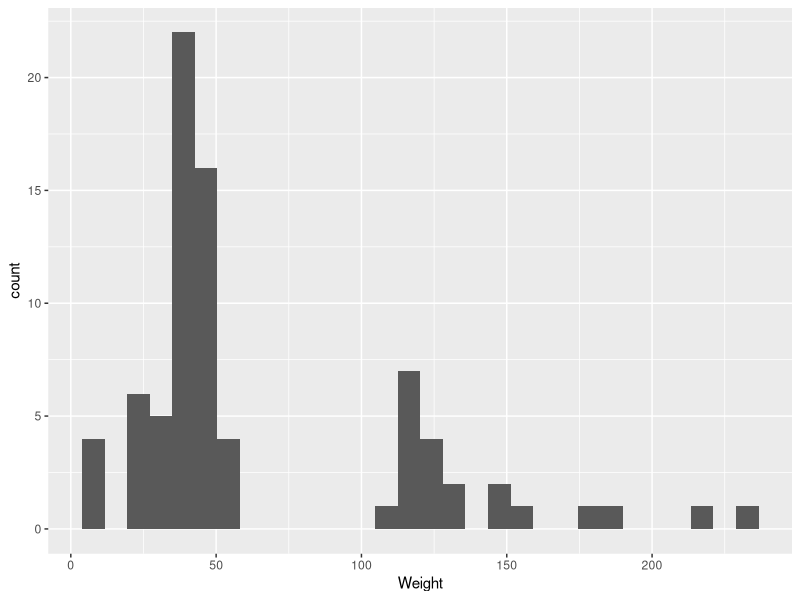
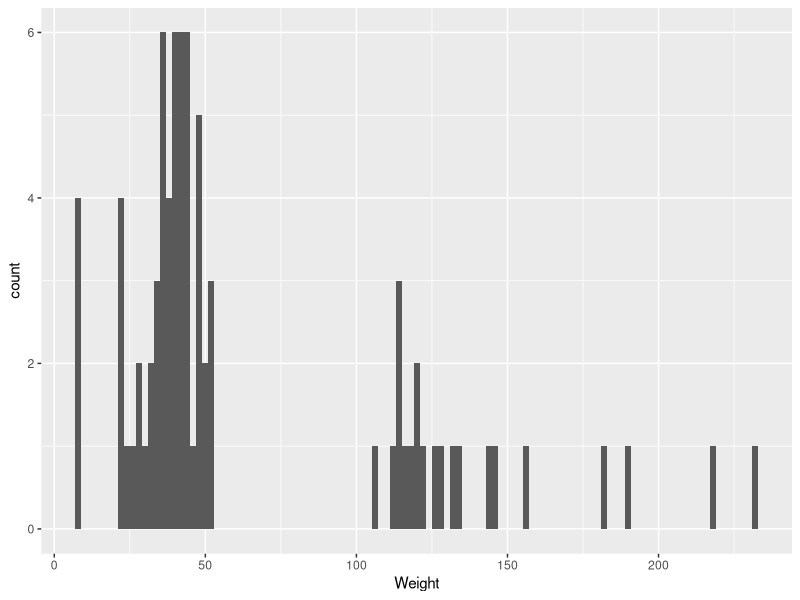
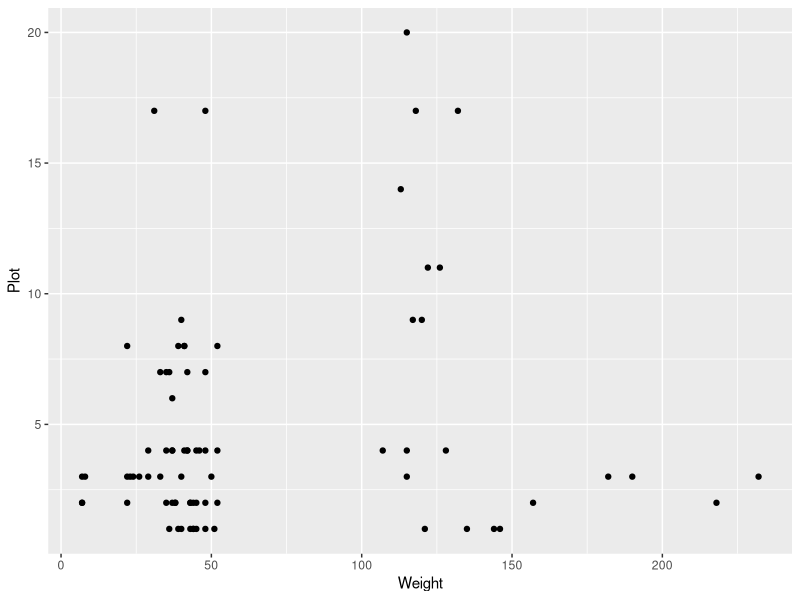
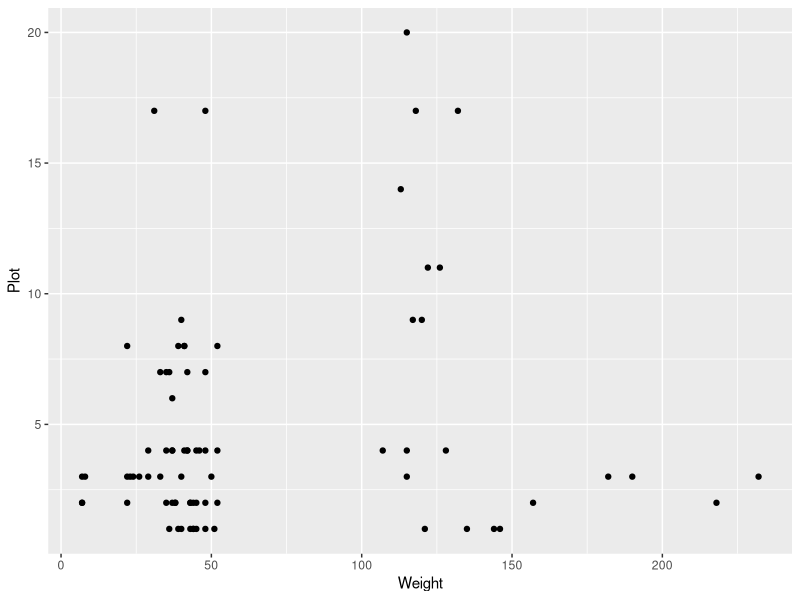
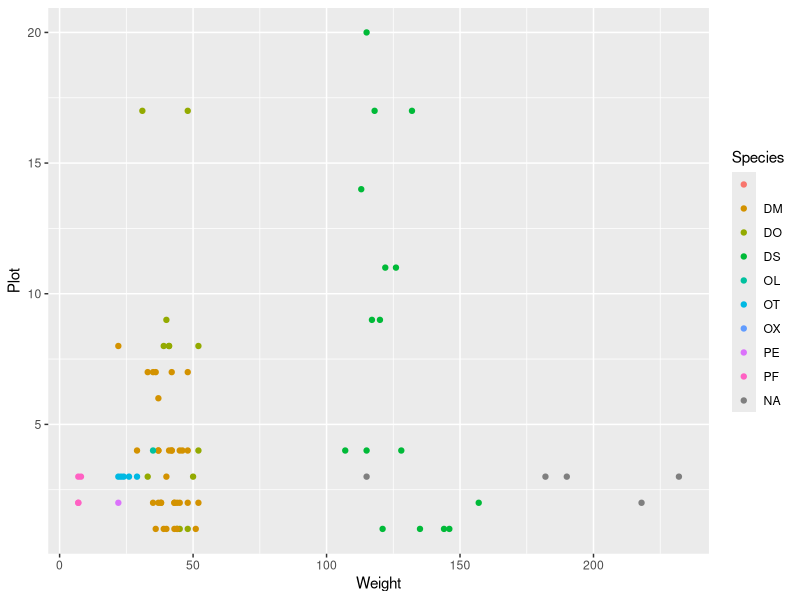

Here is the R script that generated these plots, in order:
## ---- chunk 1
library(ggplot2)
## ---- chunk 2
cleanedsurvey <- read.csv("cleanedsurvey.csv")
## ---- chunk 3
ggplot(data = cleanedsurvey) + geom_histogram(aes(x = Weight))
## ---- chunk 4
ggplot(data = cleanedsurvey) + geom_histogram(aes(x = Weight), binwidth = 2)
## ---- chunk 5

ggplot(cleanedsurvey, aes(x = Weight, y = Plot)) + geom_point()

## ---- chunk 6

p = ggplot(cleanedsurvey, aes(x = Weight, y = Plot)) # nothing will be plotted yet

p + geom_point() # the plot will appear when you evaluate it with a geometry element

## ---- chunk 7

p + geom_point(aes(color = Species)) # color by sex

